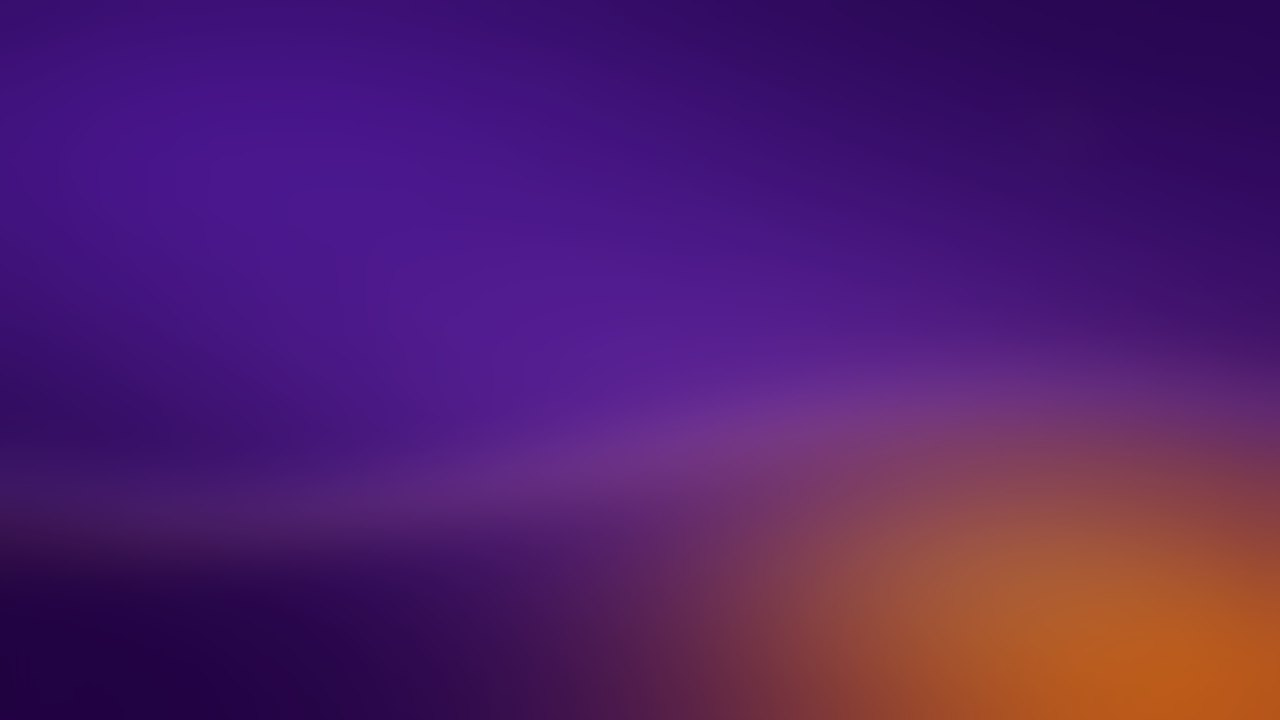
#> input picture layer/assets/wallpapers/nebula-blur.jpg, 1280 x 720 px
$ python make_plymouth.py
#> lines starting #> are read from the running program, lines starting #| are printed output that depends on the picture
#!/usr/bin/env python3
"""Make the images for the JStarx boot screen (Plymouth theme in os/plymouth/jstarx)."""
import os

from PIL import Image, ImageDraw, ImageFilter

ROOT = os.path.join(os.path.dirname(os.path.abspath(__file__)), "..")
OUT = os.path.join(ROOT, "os", "plymouth", "jstarx")


def rounded(w, h, fill_fn):
    im = Image.new("RGBA", (w, h), (0, 0, 0, 0))
    mask = Image.new("L", (w, h), 0)
    ImageDraw.Draw(mask).rounded_rectangle((0, 0, w - 1, h - 1), radius=h // 2, fill=255)
    body = fill_fn(w, h)
    im.paste(body, (0, 0), mask)
    return im


def main():
    os.makedirs(OUT, exist_ok=True)
    bg = Image.open(os.path.join(ROOT, "layer", "assets", "wallpapers", "nebula-blur.jpg")).convert("RGB").resize((1280, 720), Image.LANCZOS)
#> bg is the input picture: PIL image 1280x720 RGB; mean R, G, B 81.3, 30.4, 105.3
    bg = Image.blend(bg, Image.new("RGB", bg.size, (16, 3, 38)), 0.35)
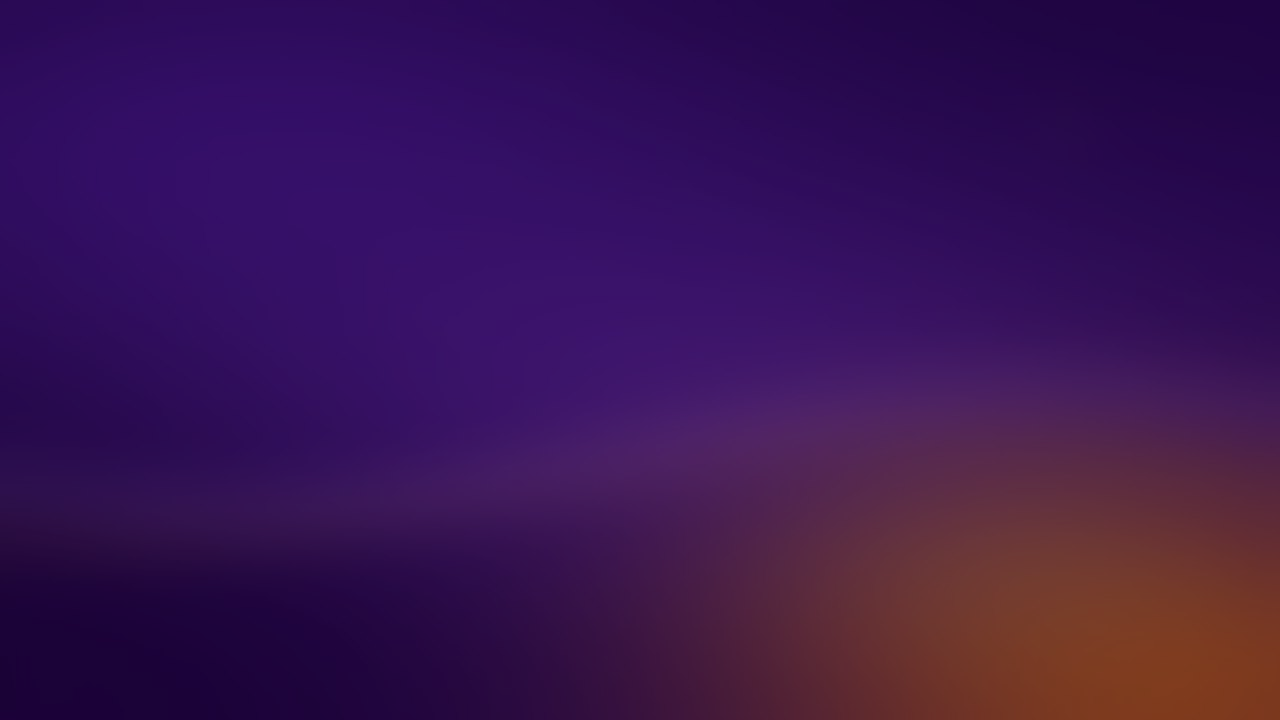
#> bg: PIL image 1280x720 RGB; mean R, G, B 58, 20.3, 81.3
    bg.save(os.path.join(OUT, "background.png"), optimize=True)

#> (the run stopped early here; a loop or call above may not have finished)
